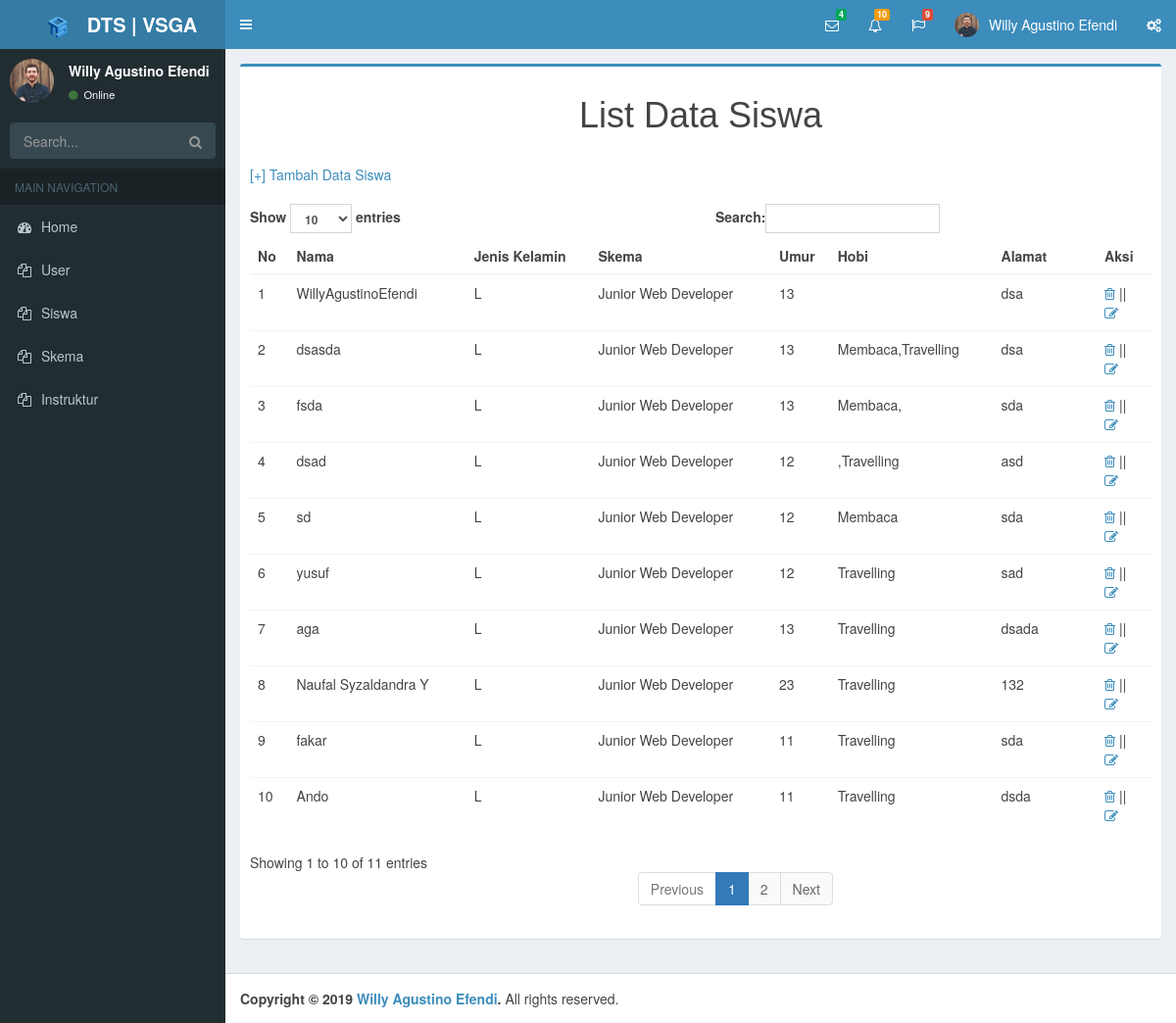
The app's page /index.php?p=siswa (signed in) with its own data.
### tables this page shows
CREATE TABLE `siswa` (
  `id` int(10) NOT NULL,
  `nama` varchar(20) NOT NULL,
  `jk` char(1) NOT NULL,
  `id_skema` int(11) NOT NULL,
  `umur` varchar(2) NOT NULL,
  `hobi` varchar(25) NOT NULL,
  `alamat` varchar(30) NOT NULL
);

CREATE TABLE `skema` (
  `id` int(11) NOT NULL,
  `nama_skema` varchar(30) NOT NULL,
  `keterangan` varchar(50) NOT NULL
);

### list_siswa.php (the view)
<center><h1>List Data Siswa</h1></center><br>
<a href="?p=tambah_siswa"> [+] Tambah Data Siswa </a><br>
<table id="example1" class="table table-hover table-bordere"><br>
	<thead>
		<tr>
			<th>No</th>
			<th>Nama</th>
			<th>Jenis Kelamin</th>
			<th>Skema</th>
			<th>Umur</th>
			<th>Hobi</th>
			<th>Alamat</th>
			<th>Aksi</th>
		</tr>
	</thead>
	<tbody>
		<?php
		include 'koneksi.php';
		$data=mysqli_query($db, "SELECT * FROM skema,siswa where siswa.id_skema=skema.id order by siswa.id DESC");
		$no=1;
		while ($row=mysqli_fetch_array($data)) {
		?>
			<tr>
				<td><?= $no; ?></td>
				<td><?=$row['nama'];?></td>
				<td><?=$row['jk'];?></td>
				<td><?=$row['nama_skema'];?></td>
				<td><?=$row['umur'];?></td>
				<td><?=$row['hobi'];?></td>
				<td><?=$row['alamat'];?></td>
				<td>
					<a href="delete_siswa.php?id=<?= $row['id']?>" onclick="return confirm( 'Apakah Anda yakin Menghapus Data Ini')" > <i class="fa fa-trash-o"></i> </a>
						||
					<a href="?p=edit_siswa&id=<?= $row['id']?>" > <i class="fa fa-edit"></i> </a>
				</td>
			</tr>
		<?php
		$no++;
		}
		?>
</tbody>
</table>

### records on screen
siswa: nama "WillyAgustinoEfendi", jk "L", id_skema.nama_skema "Junior Web Developer", umur "13", alamat "dsa"
siswa: nama "dsasda", jk "L", id_skema.nama_skema "Junior Web Developer", umur "13", hobi "Membaca,Travelling", alamat "dsa"
siswa: nama "fsda", jk "L", id_skema.nama_skema "Junior Web Developer", umur "13", hobi "Membaca,", alamat "sda"
siswa: nama "dsad", jk "L", id_skema.nama_skema "Junior Web Developer", umur "12", hobi ",Travelling", alamat "asd"
siswa: nama "sd", jk "L", id_skema.nama_skema "Junior Web Developer", umur "12", hobi "Membaca", alamat "sda"
siswa: nama "yusuf", jk "L", id_skema.nama_skema "Junior Web Developer", umur "12", hobi "Travelling", alamat "sad"
siswa: nama "aga", jk "L", id_skema.nama_skema "Junior Web Developer", umur "13", hobi "Travelling", alamat "dsada"
siswa: nama "Naufal Syzaldandra Y", jk "L", id_skema.nama_skema "Junior Web Developer", umur "23", hobi "Travelling", alamat "132"
siswa: nama "fakar", jk "L", id_skema.nama_skema "Junior Web Developer", umur "11", hobi "Travelling", alamat "sda"
siswa: nama "Ando", jk "L", id_skema.nama_skema "Junior Web Developer", umur "11", hobi "Travelling", alamat "dsda"
